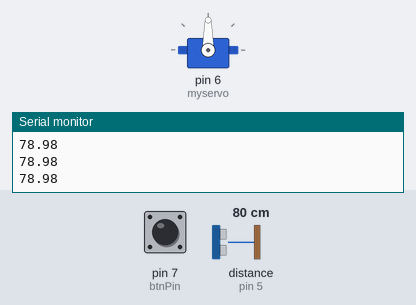
Bench run of a sketch on a simulated Arduino Uno, built with avr-gcc and run on an emulated ATmega328P. Parts: servo, the last lines printed to the serial monitor. Wiring (inferred from the names in the program): ultrasonic range finder: trigger pin 4; echo pin 5. The inputs (shaded band) are chosen by the test bench; at power-on: distance to the obstacle (sensor on pin 5) 80 cm, pin 7 (btnPin) LOW. The echo pulse lasts 58.3 µs per cm.

Above: at 1.2 s.
1.3 s: distance to the obstacle (sensor on pin 5) set to 7 cm
2.8 s: distance to the obstacle (sensor on pin 5) set to 4 cm
At 3.7 s:
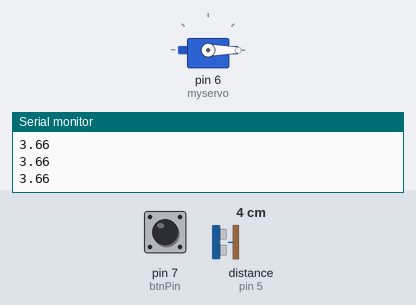
4.3 s: pin 7 (btnPin) pulled HIGH for 3.2 s
At 4.7 s:
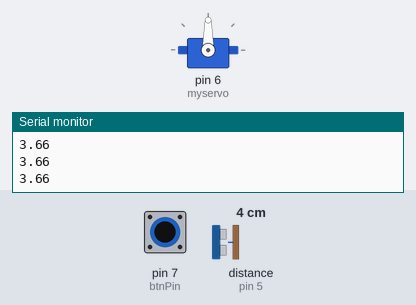
Timing chart, 0 to 9.0 s (numbered marks = the images above; inputs shaded):
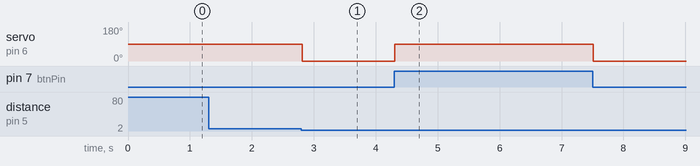

The sketch:

Bab_4_-_Automatic_Barrier_Gate.ino
```cpp
#include <Servo.h>
Servo myservo;
const int trigPin = 4;
const int echoPin = 5;
const int btnPin = 7;
const float batasJarak = 5.0;
bool btnState = false;
bool lastTime = millis();
float jarak;

float detectRange()
{
    digitalWrite(trigPin, LOW);
    delayMicroseconds(2);
    digitalWrite(trigPin, HIGH);
    delayMicroseconds(10);
    digitalWrite(trigPin, LOW);
    long tmeduration = pulseIn(echoPin, HIGH);
    float dis = (0.034 * tmeduration) / 2;
    return dis;
};

void setup()
{
    myservo.attach(6);
    pinMode(trigPin, OUTPUT);
    pinMode(echoPin, INPUT);
    pinMode(btnPin, INPUT);
    Serial.begin(9600);
};
void loop()
{
    btnState = digitalRead(btnPin);
    jarak = detectRange();
    Serial.println(jarak);
    if (btnState)
    {
        lastTime = millis();
        myservo.write(90);
    }
    else
    {
        if (jarak < batasJarak)
        {
            myservo.write(0);
        }
    }
};
```

A.ino
```cpp

```

Measured:
- the behaviour switches between 6 and 5 cm on distance to the obstacle (sensor on pin 5) (found by bisection; images 0 and 1)
- after the input at 2.8 s, servo on pin 6 (myservo): 90° → 0° at once
- after the input at 4.3 s, servo on pin 6 (myservo): 0° → 90° at once, → 0° 3.2 s later
